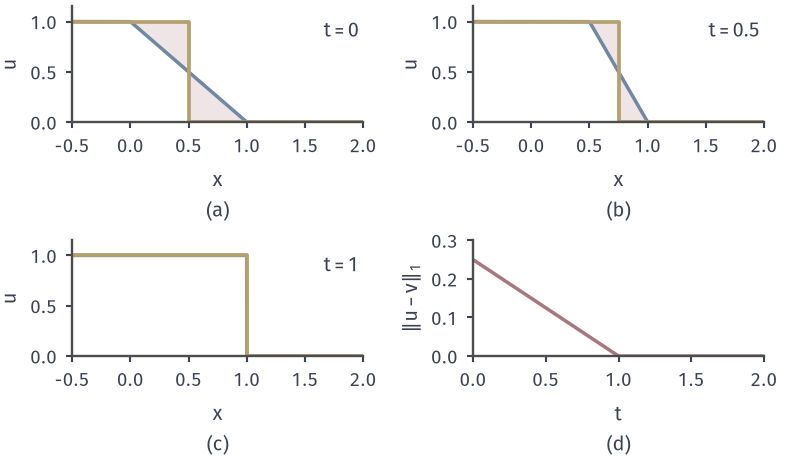

Write the Python code that produced this figure.
from pathlib import Path
import sys
ROOT = next(p for p in Path(__file__).resolve().parents if (p/'build.sh').is_file() and (p/'tex/book.tex').is_file())
sys.path.insert(0, str(ROOT/'figures/06-differential-equations/02-partial-differential-equations/matplotlib/cons-common'))
from cons_common import *
# Target: ramp and step data have entropy solutions whose L1 distance shrinks as (1-t)/4 and vanishes at t=1.
fig, axs = figure(width_mm=112, height_mm=66, nrows=2, ncols=2)
def ramp_sol(x,t):
    if t<1: return np.where(x<t,1.0,np.where(x>1,0.0,(1-x)/(1-t)))
    return np.where(x<(1+t)/2,1.0,0.0)
def step_sol(x,t): return np.where(x<(1+t)/2,1.0,0.0)
x=np.linspace(-.5,2,5001)
for ax,t,l in zip(axs.flat[:3],(0,.5,1),'abc'):
    style(ax); a=ramp_sol(x,t); b=step_sol(x,t)
    ax.fill_between(x,a,b,color=RED_FILL,lw=0)
    ax.plot(x,a,color=BLUE,lw=1.4); g=(1+t)/2; ax.plot([-.5,g,g,2],[1,1,0,0],color=YELLOW,lw=1.5)
    ax.set_xlim(-.5,2); ax.set_ylim(0,1.15); sub(ax,l,'$x$'); ax.set_ylabel('$u$')
    ax.text(1.97,1.0,f'$t={t:g}$',ha='right',va='top')
ax=axs[1,1]; style(ax); t=np.linspace(0,2,200); num=[]
for tt in t: num.append(np.trapezoid(np.abs(ramp_sol(x,tt)-step_sol(x,tt)),x) if hasattr(np,'trapezoid') else np.trapz(np.abs(ramp_sol(x,tt)-step_sol(x,tt)),x))
ax.plot(t,num,color=RED,lw=1.4); ax.set_xlim(0,2); ax.set_ylim(0,.3); ax.set_ylabel('$\\|u-v\\|_1$'); sub(ax,'d','$t$')
fig.get_layout_engine().set(w_pad=0.09,h_pad=0.04)
save(fig, HERE(__file__), 'figure', {'formula':'L1 distance (1-t)/4 for t<1; 0 after'})
